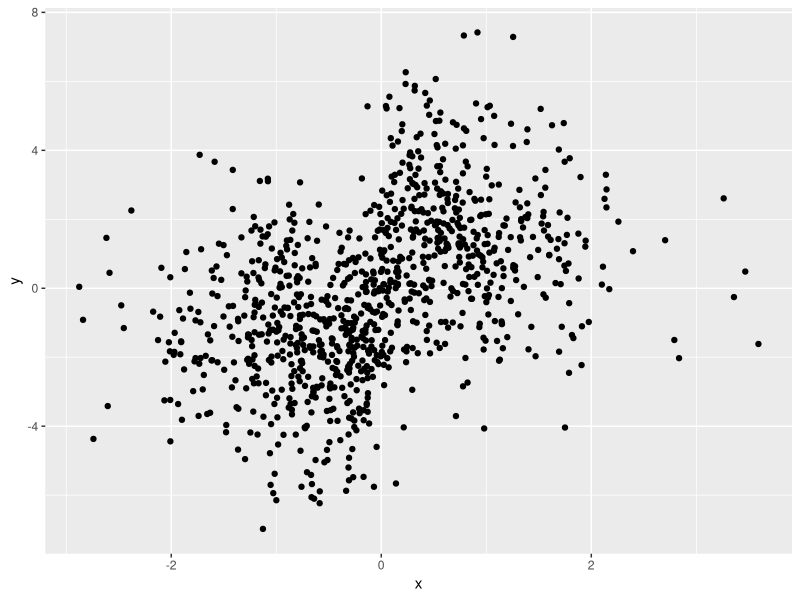
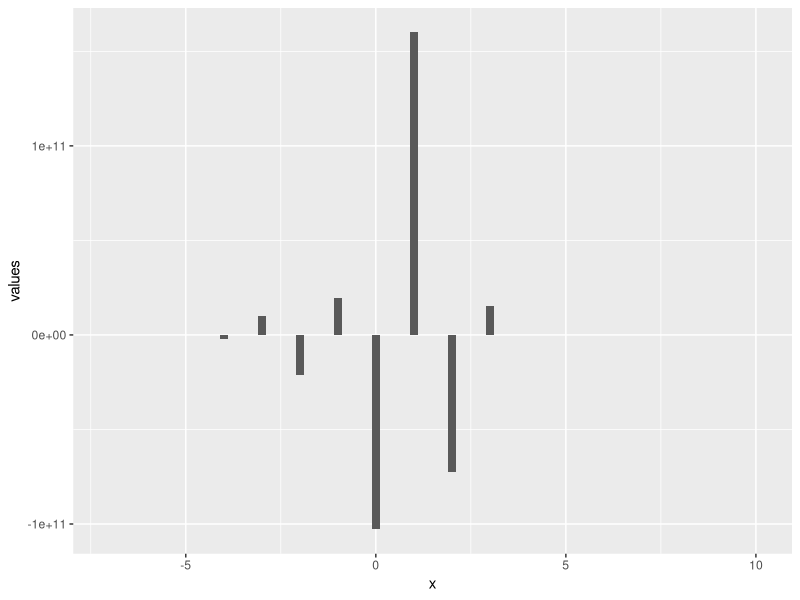
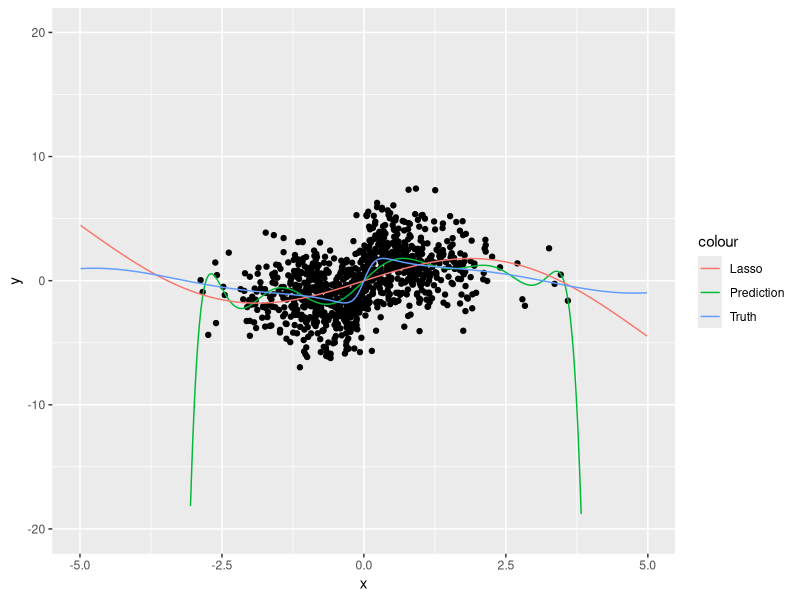

Source code (R) for these figures, in order:
library(dplyr); library(ggplot2)
# Ways to vary this simulation
# (1) change the signal
# (2) change N, the number of samples to train on
# (3) the noise (irreducible error)

signal = function(x) {
  # some mixture of sins and cosines (or not)
  # sin(x) + cos(3*x+pi/2) + sin(5*x+pi/4)  # in family
  # sin(x) + cos(3*x+pi/2) + sin(pi*pi*x)  # out of family (aperiodic)
   sin(x) + sin(x)*cos(x)/(0.1+x^2)  # out of family
  # x^2 + 3 - abs(x^3)  # out of family
}

N = 1000
noise = 2*rnorm(N)
period = 100
K = 10

dat = 
  data.frame(x = rnorm(N)) %>% as_tibble() %>%
  mutate(y = signal(x) + noise)

# # Plot the data alone
 ggplot(data=dat, aes(x=x,y=y)) + geom_point()

# Do a basis expansion of {sin(kx),cos(kx)} for k = 1 to 10
sincos = function(dat, period=2*pi, K=10) {
  data = dat
  for(i in 1:K) {
    data[[paste0("sin_",i)]] = sin(data$x*i*2*pi/period)
  }
  for(i in 1:K) {
    data[[paste0("cos_",i)]] = cos(data$x*i*2*pi/period)
  }
  data
}

# Learn a linear model
data = sincos(dat, period, K)
data = data %>% dplyr::select(-x)
lm = lm(data = data, y ~ .)
lm %>% summary()

# Learn a linear model, regularized
library(glmnet)  # Does regularization with (generalized) linear models
lasso = glmnet(x = data %>% dplyr::select(-y) %>% as.matrix(),
               y=data$y, family="gaussian") #Gaussian: normal dist around the linear model

# Look at attempted recovery of coefficients
ggplot(data=data.frame(x=c(0,-1:-K,1:K),values=lm$coefficients), aes(x=x, y=values)) + geom_col(width=0.2)

# Do prediction
datanew = data.frame(x=runif(1000)*10-5) %>% as_tibble()
datanew = sincos(datanew, period, K)
datanew[["yhat"]] = predict.lm(lm, datanew)
datanew[["ylasso"]] = predict(lasso, datanew %>% dplyr::select(-x,-yhat) %>% as.matrix(),
                              s = c(0.02)) #s = what the value for the lamda is; the level of sparsity 
datatruth = data.frame(x=datanew$x) %>% as_tibble() %>%
  mutate(y=signal(x))

# Plot
ggplot(data=dat, aes(x=x,y=y)) + geom_point() + 
  geom_line(data = datanew, aes(x=x,y=yhat,col="Prediction")) +
  geom_line(data = datanew, aes(x=x,y=ylasso,col="Lasso")) + 
  geom_line(data = datatruth, aes(x=x,y=y, col="Truth")) + ylim(c(-20,20))
  


### Your turn ###
# 1. uncomment sin(x) + cos(3*x+pi/2) + sin(5*x+pi/4) in signal(...) and comment
#    out the other return line.
#    Run the code and fit the function
# 2. Change dat to have x sampled from rnorm(...)*2. Then run twice with period: 
#    {5, 50}. What happens in each case? Why?

